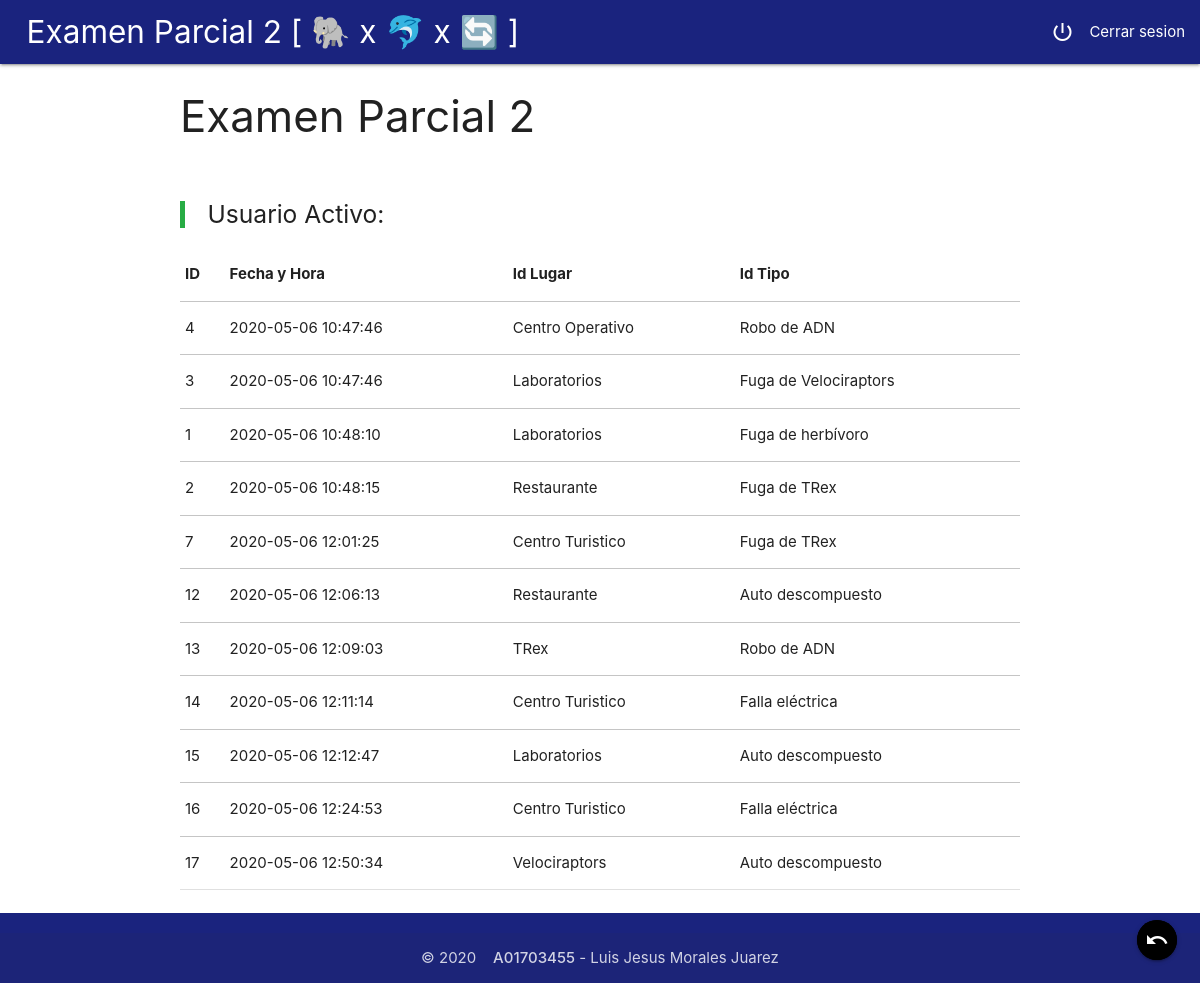
/selectAllIncidentes.php, run on the app's committed database.
### tables this page shows
CREATE TABLE `incidente` (
  `id` int(11) NOT NULL,
  `fechayhora` datetime NOT NULL DEFAULT current_timestamp() ON UPDATE current_timestamp(),
  `lugar_id` int(11) NOT NULL,
  `tipo_id` int(11) NOT NULL
);

CREATE TABLE `lugar` (
  `id` int(11) NOT NULL,
  `descripcion` varchar(40) NOT NULL
);

CREATE TABLE `tipo` (
  `id` int(11) NOT NULL,
  `descripcion` varchar(40) NOT NULL
);

### util.php (the view, shortened to what this page needs)
<?php
function conexionBD(){
    $server = "mysql1008.mochahost.com";
    $user = "dawbdorg_1703455";
    $pass = "1703455";
    $bdname = "dawbdorg_A01703455";
    $conexion = mysqli_connect($server,$user,$pass,$bdname);
    return $conexion;
}
function getIncidentes(){
    $conexion = conexionBD();
    $query = "SELECT i.id as ID, i.fechayhora as Fecha, l.descripcion as Lugar, t.descripcion as Tipo FROM
     incidente as i, tipo as t, lugar as l WHERE l.id = i.lugar_id
     AND t.id = i.tipo_id ORDER BY fecha ASC";
    $result = mysqli_query($conexion, $query);
    $table ="";
    if(mysqli_num_rows($result)){
        $table .="<table class=\"responsive-table\">";
        $table .="<thead><tr><th>ID</th><th>Fecha y Hora</th><th>Id Lugar</th><th>Id Tipo</th></thead>";
        while($row = mysqli_fetch_assoc($result)){
            $table.= "<tr><tbody>";
            $table.= "<td>". $row["ID"]. "</td>";
            $table.= "<td>". $row["Fecha"]. "</td>";
            $table.= "<td>". $row["Lugar"]. "</td>";
            $table.= "<td>". $row["Tipo"]. "</td>";
            $table.= "</tbody></tr>";
        }
        $table.= "</table>";
    }
    return $table;
}
?>

### selectAllIncidentes.php (shortened to what this page needs)
<?php
require_once("util.php");
    $_SESSION["tabla"] = getIncidentes();
if(isset($_SESSION["tabla"])){
    echo $_SESSION["tabla"];
}
?>

### css/styless.css (style rules this page uses)
body { display: flex; min-height: 100vh; flex-direction: column; }
main { flex: 1 0 auto; }
blockquote#user { margin: 20px 0; padding-left: 1.5rem; border-left: 5px solid #27ac44; }

### data on the page
incidente: id "4", fechayhora "2020-05-06 10:47:46", lugar.descripcion "Centro Operativo", tipo.descripcion "Robo de ADN"
incidente: id "3", fechayhora "2020-05-06 10:47:46", lugar.descripcion "Laboratorios", tipo.descripcion "Fuga de Velociraptors"
incidente: id "1", fechayhora "2020-05-06 10:48:10", lugar.descripcion "Laboratorios", tipo.descripcion "Fuga de herbívoro"
incidente: id "2", fechayhora "2020-05-06 10:48:15", lugar.descripcion "Restaurante", tipo.descripcion "Fuga de TRex"
incidente: id "7", fechayhora "2020-05-06 12:01:25", lugar.descripcion "Centro Turistico", tipo.descripcion "Fuga de TRex"
incidente: id "12", fechayhora "2020-05-06 12:06:13", lugar.descripcion "Restaurante", tipo.descripcion "Auto descompuesto"
incidente: id "13", fechayhora "2020-05-06 12:09:03", lugar.descripcion "TRex", tipo.descripcion "Robo de ADN"
incidente: id "14", fechayhora "2020-05-06 12:11:14", lugar.descripcion "Centro Turistico", tipo.descripcion "Falla eléctrica"
incidente: id "15", fechayhora "2020-05-06 12:12:47", lugar.descripcion "Laboratorios", tipo.descripcion "Auto descompuesto"
incidente: id "16", fechayhora "2020-05-06 12:24:53", lugar.descripcion "Centro Turistico", tipo.descripcion "Falla eléctrica"
incidente: id "17", fechayhora "2020-05-06 12:50:34", lugar.descripcion "Velociraptors", tipo.descripcion "Auto descompuesto"
